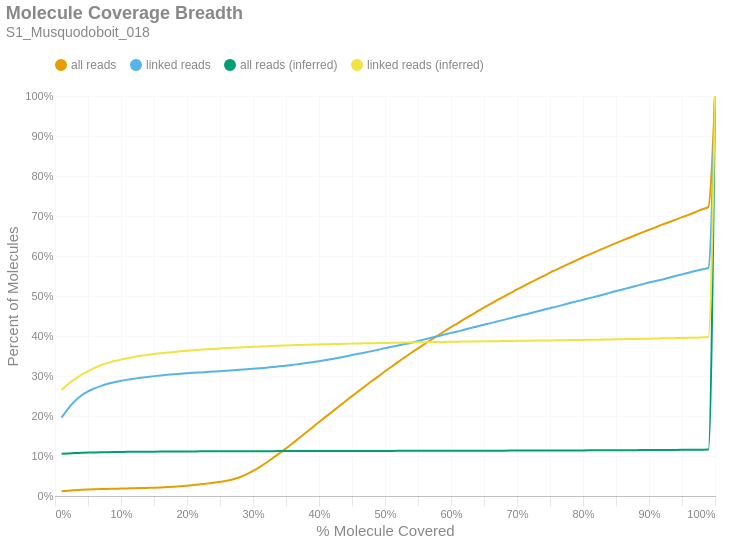

Source (notebook cell):
### Markdown cell above
### Molecule Read Coverage
This chart shows molecule coverage breadth as computed by the number of bases aligned to that molecule. In other words, "*how much of each unique long molecule is actually sequenced/aligned?*" Keep in mind there is a distinction between sequences and alignments, since some sequences belonging to a particular molecule may not align well and wouldn't appear in the alignment data. This chart also shows molecule coverage breadth as computed by the *inferred fragment* from which the aligned sequences originate. Unlike read coverage, this calculation takes into account the total insert size, including unsequenced gaps between the forward and reverse reads. Like the previous figures, these are cumulative percents.

### Code cell
if SKIPLR:
    print_html(f"Skipped")
else:
    binned_df = consolidated_hist(valids['coverage_bp'], mask, 0.01, True)
    binned_df_inf = consolidated_hist(valids['coverage_inserts'], mask, 0.01, True)
    binned_df = binned_df.with_columns(pl.lit(binned_df_inf['all reads (cumsum)']).alias('all reads (inferred)'))
    binned_df = binned_df.with_columns(pl.lit(binned_df_inf['linked reads (cumsum)']).alias('linked reads (inferred)'))
    binned_df = binned_df.with_columns(
        (pl.col('bin').cast(pl.Float64) + 0.01).alias('right_edge')
    )

    with SafeRender(binned_df):
        (
            density_plot(binned_df, 'Molecule Coverage Breadth', samplename, 'molcov', ['all reads (inferred)','linked reads (inferred)'])
            .encode(
                #x=alt.X('bin:Q', title="% Molecule Covered").axis(format = '%').scale(padding=0),
                x=alt.X('right_edge:Q', title="% Molecule Covered").axis(format='%').scale(padding=0),
                y=alt.Y('value:Q', title='Percent of Molecules')
                    .axis(format='%')
                    .stack(False)
                    .scale(domainMin=0, padding=0),
                color=alt.Color("key:N").scale(domain = ["all reads", "linked reads", "all reads (inferred)", "linked reads (inferred)"]),
                tooltip = [
                    alt.Tooltip("key:N", title = "Data Type"),
                    alt.Tooltip("range_label:N", title="% Molecule Covered"),
                    alt.Tooltip("value:Q", format = ".2%", title="% Molecules")
                ]
            )
        ).display()

### Figure 1 — Vega-Lite specification as saved in the notebook (floating-point values rounded to 4 significant figures)
{"width": "container", "height": 400, "config": {"title": {"anchor": "start", "dy": -15, "fontSize": 18, "color": "#888888", "subtitleColor": "#888888", "subtitleFontSize": 14}, "arc": {"fill": "#0072B2"}, "axis": {"domainColor": "#888888", "domainWidth": 0.5, "gridWidth": 0.2, "grid": false, "titleFontWeight": 400, "titleFontSize": 15, "labelFontSize": 11, "labelColor": "#888888", "tickColor": "#888888", "tickWidth": 0.2, "titleColor": "#888888"}, "axisBand": {"grid": false}, "axisX": {"grid": true, "tickSize": 10, "domainCap": "round"}, "axisY": {"domain": false, "grid": true, "tickSize": 0, "domainCap": "round"}, "background": "transparent", "header": {"labelFontSize": 15, "labelColor": "#888888", "titleFontSize": 15, "titleFontWeight": 600, "titleColor": "#888888"}, "legend": {"labelFont": "sans-serif", "labelFontSize": 12, "labelColor": "#888888", "symbolSize": 100, "symbolType": "circle", "titleFontSize": 12, "titlePadding": 10, "titleColor": "#888888", "title": null, "orient": "top"}, "range": {"category": ["#E69F00", "#56B4E9", "#009E73", "#F0E442", "#0072B2", "#D55E00", "#CC79A7", "#000000"], "diverging": ["#cfe8f3", "#a2d4ec", "#73bfe2", "#46abdb", "#1696d2", "#12719e"]}, "area": {"fill": "#0072B2", "fillOpacity": 0.7, "line": true, "strokeOpacity": 0.7}, "line": {"color": "#0072B2", "stroke": "#0072B2", "strokeWidth": 2}, "trail": {"color": "#0072B2", "stroke": "#0072B2", "strokeWidth": 0, "size": 1}, "point": {"filled": true, "fillOpacity": 1.0, "size": 95}, "text": {"color": "#888888", "fontSize": 11, "align": "right", "fontWeight": 400, "size": 11}, "bar": {"fill": "#0072B2", "stroke": null}, "view": {"stroke": null, "continuousWidth": 660, "continuousHeight": 400}}, "data": {"name": "data-a536ca469a45c8a3e1a704e8b2c90ff8"}, "mark": {"type": "line", "interpolate": "monotone", "point": {"opacity": 0, "size": 275}}, "encoding": {"color": {"field": "key", "scale": {"domain": ["all reads", "linked reads", "all reads (inferred)", "linked reads (inferred)"]}, "type": "nominal"}, "tooltip": [{"field": "key", "title": "Data Type", "type": "nominal"}, {"field": "range_label", "title": "% Molecule Covered", "type": "nominal"}, {"field": "value", "format": ".2%", "title": "% Molecules", "type": "quantitative"}], "x": {"axis": {"format": "%"}, "field": "right_edge", "scale": {"padding": 0}, "title": "% Molecule Covered", "type": "quantitative"}, "y": {"axis": {"format": "%"}, "field": "value", "scale": {"domainMin": 0, "padding": 0}, "stack": false, "title": "Percent of Molecules", "type": "quantitative"}}, "params": [{"name": "param_c36ac31b6afebe62", "select": {"type": "point", "fields": ["key"]}, "bind": "legend"}], "title": {"text": "Molecule Coverage Breadth", "subtitle": "S1_Musquodoboit_018"}, "transform": [{"fold": ["all reads (cumsum)", "linked reads (cumsum)", "all reads (inferred)", "linked reads (inferred)"]}, {"calculate": "replace(datum.key, ' (cumsum)', '')", "as": "key"}, {"filter": {"param": "param_c36ac31b6afebe62"}}], "usermeta": {"embedOptions": {"downloadFileName": "S1_Musquodoboit_018.molcov"}}, "$schema": "https://vega.github.io/schema/vega-lite/v6.1.0.json", "datasets": {"data-a536ca469a45c8a3e1a704e8b2c90ff8": [{"bin": "0.0", "interval": "0.0-0.01", "all reads": 0.01184, "linked reads": 0.196, "all reads (cumsum)": 0.01184, "linked reads (cumsum)": 0.196, "range_label": "0.0-0.01", "all reads (inferred)": 0.1057, "linked reads (inferred)": 0.2649, "right_edge": 0.01}, {"bin": "0.01", "interval": "0.01-0.02", "all reads": 0.001449, "linked reads": 0.0226, "all reads (cumsum)": 0.01329, "linked reads (cumsum)": 0.2186, "range_label": "0.01-0.02", "all reads (inferred)": 0.1065, "linked reads (inferred)": 0.2799, "right_edge": 0.02}, {"bin": "0.02", "interval": "0.02-0.03", "all reads": 0.001218, "linked reads": 0.01862, "all reads (cumsum)": 0.01451, "linked reads (cumsum)": 0.2372, "range_label": "0.02-0.03", "all reads (inferred)": 0.1072, "linked reads (inferred)": 0.2921, "right_edge": 0.03}, {"bin": "0.03", "interval": "0.03-0.04", "all reads": 0.00101, "linked reads": 0.01393, "all reads (cumsum)": 0.01552, "linked reads (cumsum)": 0.2512, "range_label": "0.03-0.04", "all reads (inferred)": 0.1078, "linked reads (inferred)": 0.303, "right_edge": 0.04}, {"bin": "0.04", "interval": "0.04-0.05", "all reads": 0.0007248, "linked reads": 0.01038, "all reads (cumsum)": 0.01624, "linked reads (cumsum)": 0.2615, "range_label": "0.04-0.05", "all reads (inferred)": 0.1085, "linked reads (inferred)": 0.312, "right_edge": 0.05}, {"bin": "0.05", "interval": "0.05-0.06", "all reads": 0.0006183, "linked reads": 0.007391, "all reads (cumsum)": 0.01686, "linked reads (cumsum)": 0.2689, "range_label": "0.05-0.06", "all reads (inferred)": 0.1089, "linked reads (inferred)": 0.3203, "right_edge": 0.06}, {"bin": "0.06", "interval": "0.06-0.07", "all reads": 0.0005127, "linked reads": 0.006502, "all reads (cumsum)": 0.01737, "linked reads (cumsum)": 0.2754, "range_label": "0.06-0.07", "all reads (inferred)": 0.1094, "linked reads (inferred)": 0.3276, "right_edge": 0.07}, {"bin": "0.07", "interval": "0.07-0.08", "all reads": 0.0004241, "linked reads": 0.00517, "all reads (cumsum)": 0.0178, "linked reads (cumsum)": 0.2806, "range_label": "0.07-0.08", "all reads (inferred)": 0.1097, "linked reads (inferred)": 0.3329, "right_edge": 0.08}, {"bin": "0.08", "interval": "0.08-0.09", "all reads": 0.0004053, "linked reads": 0.003731, "all reads (cumsum)": 0.0182, "linked reads (cumsum)": 0.2843, "range_label": "0.08-0.09", "all reads (inferred)": 0.1099, "linked reads (inferred)": 0.3373, "right_edge": 0.09}, {"bin": "0.09", "interval": "0.09-0.1", "all reads": 0.0004354, "linked reads": 0.003713, "all reads (cumsum)": 0.01864, "linked reads (cumsum)": 0.288, "range_label": "0.09-0.1", "all reads (inferred)": 0.1101, "linked reads (inferred)": 0.341, "right_edge": 0.1}, {"bin": "0.1", "interval": "0.1-0.11", "all reads": 0.0003723, "linked reads": 0.002896, "all reads (cumsum)": 0.01901, "linked reads (cumsum)": 0.2909, "range_label": "0.1-0.11", "all reads (inferred)": 0.1103, "linked reads (inferred)": 0.3445, "right_edge": 0.11}, {"bin": "0.11", "interval": "0.11-0.12", "all reads": 0.0003751, "linked reads": 0.002434, "all reads (cumsum)": 0.01939, "linked reads (cumsum)": 0.2934, "range_label": "0.11-0.12", "all reads (inferred)": 0.1105, "linked reads (inferred)": 0.3477, "right_edge": 0.12}, {"bin": "0.12", "interval": "0.12-0.13", "all reads": 0.0004269, "linked reads": 0.002381, "all reads (cumsum)": 0.01981, "linked reads (cumsum)": 0.2958, "range_label": "0.12-0.13", "all reads (inferred)": 0.1107, "linked reads (inferred)": 0.3505, "right_edge": 0.13}, {"bin": "0.13", "interval": "0.13-0.14", "all reads": 0.0004496, "linked reads": 0.001972, "all reads (cumsum)": 0.02026, "linked reads (cumsum)": 0.2977, "range_label": "0.13-0.14", "all reads (inferred)": 0.1108, "linked reads (inferred)": 0.3527, "right_edge": 0.14}, {"bin": "0.14", "interval": "0.14-0.15", "all reads": 0.0004901, "linked reads": 0.001954, "all reads (cumsum)": 0.02075, "linked reads (cumsum)": 0.2997, "range_label": "0.14-0.15", "all reads (inferred)": 0.1109, "linked reads (inferred)": 0.355, "right_edge": 0.15}, {"bin": "0.15", "interval": "0.15-0.16", "all reads": 0.0006503, "linked reads": 0.001706, "all reads (cumsum)": 0.0214, "linked reads (cumsum)": 0.3014, "range_label": "0.15-0.16", "all reads (inferred)": 0.111, "linked reads (inferred)": 0.3567, "right_edge": 0.16}, {"bin": "0.16", "interval": "0.16-0.17", "all reads": 0.0008049, "linked reads": 0.001528, "all reads (cumsum)": 0.02221, "linked reads (cumsum)": 0.3029, "range_label": "0.16-0.17", "all reads (inferred)": 0.1111, "linked reads (inferred)": 0.3586, "right_edge": 0.17}, {"bin": "0.17", "interval": "0.17-0.18", "all reads": 0.001026, "linked reads": 0.001404, "all reads (cumsum)": 0.02323, "linked reads (cumsum)": 0.3043, "range_label": "0.17-0.18", "all reads (inferred)": 0.1112, "linked reads (inferred)": 0.3601, "right_edge": 0.18}, {"bin": "0.18", "interval": "0.18-0.19", "all reads": 0.001248, "linked reads": 0.001297, "all reads (cumsum)": 0.02448, "linked reads (cumsum)": 0.3056, "range_label": "0.18-0.19", "all reads (inferred)": 0.1113, "linked reads (inferred)": 0.3617, "right_edge": 0.19}, {"bin": "0.19", "interval": "0.19-0.2", "all reads": 0.001339, "linked reads": 0.001137, "all reads (cumsum)": 0.02582, "linked reads (cumsum)": 0.3067, "range_label": "0.19-0.2", "all reads (inferred)": 0.1114, "linked reads (inferred)": 0.3631, "right_edge": 0.2}, {"bin": "0.2", "interval": "0.2-0.21", "all reads": 0.001524, "linked reads": 0.00135, "all reads (cumsum)": 0.02734, "linked reads (cumsum)": 0.3081, "range_label": "0.2-0.21", "all reads (inferred)": 0.1115, "linked reads (inferred)": 0.3645, "right_edge": 0.21}, {"bin": "0.21", "interval": "0.21-0.22", "all reads": 0.001757, "linked reads": 0.0008528, "all reads (cumsum)": 0.0291, "linked reads (cumsum)": 0.309, "range_label": "0.21-0.22", "all reads (inferred)": 0.1116, "linked reads (inferred)": 0.3658, "right_edge": 0.22}, {"bin": "0.22", "interval": "0.22-0.23", "all reads": 0.00185, "linked reads": 0.001048, "all reads (cumsum)": 0.03095, "linked reads (cumsum)": 0.31, "range_label": "0.22-0.23", "all reads (inferred)": 0.1116, "linked reads (inferred)": 0.3668, "right_edge": 0.23}, {"bin": "0.23", "interval": "0.23-0.24", "all reads": 0.002057, "linked reads": 0.001048, "all reads (cumsum)": 0.03301, "linked reads (cumsum)": 0.311, "range_label": "0.23-0.24", "all reads (inferred)": 0.1117, "linked reads (inferred)": 0.3677, "right_edge": 0.24}, {"bin": "0.24", "interval": "0.24-0.25", "all reads": 0.00239, "linked reads": 0.001066, "all reads (cumsum)": 0.0354, "linked reads (cumsum)": 0.3121, "range_label": "0.24-0.25", "all reads (inferred)": 0.1118, "linked reads (inferred)": 0.3687, "right_edge": 0.25}, {"bin": "0.25", "interval": "0.25-0.26", "all reads": 0.002692, "linked reads": 0.001137, "all reads (cumsum)": 0.03809, "linked reads (cumsum)": 0.3133, "range_label": "0.25-0.26", "all reads (inferred)": 0.1118, "linked reads (inferred)": 0.3698, "right_edge": 0.26}, {"bin": "0.26", "interval": "0.26-0.27", "all reads": 0.003594, "linked reads": 0.00103, "all reads (cumsum)": 0.04168, "linked reads (cumsum)": 0.3143, "range_label": "0.26-0.27", "all reads (inferred)": 0.1119, "linked reads (inferred)": 0.3707, "right_edge": 0.27}, {"bin": "0.27", "interval": "0.27-0.28", "all reads": 0.005178, "linked reads": 0.001173, "all reads (cumsum)": 0.04686, "linked reads (cumsum)": 0.3155, "range_label": "0.27-0.28", "all reads (inferred)": 0.1119, "linked reads (inferred)": 0.3715, "right_edge": 0.28}, {"bin": "0.28", "interval": "0.28-0.29", "all reads": 0.007023, "linked reads": 0.001368, "all reads (cumsum)": 0.05389, "linked reads (cumsum)": 0.3168, "range_label": "0.28-0.29", "all reads (inferred)": 0.112, "linked reads (inferred)": 0.3723, "right_edge": 0.29}, {"bin": "0.29", "interval": "0.29-0.3", "all reads": 0.008645, "linked reads": 0.001244, "all reads (cumsum)": 0.06253, "linked reads (cumsum)": 0.3181, "range_label": "0.29-0.3", "all reads (inferred)": 0.112, "linked reads (inferred)": 0.373, "right_edge": 0.3}, {"bin": "0.3", "interval": "0.3-0.31", "all reads": 0.0097, "linked reads": 0.001386, "all reads (cumsum)": 0.07223, "linked reads (cumsum)": 0.3195, "range_label": "0.3-0.31", "all reads (inferred)": 0.1121, "linked reads (inferred)": 0.3737, "right_edge": 0.31}, {"bin": "0.31", "interval": "0.31-0.32", "all reads": 0.0109, "linked reads": 0.001475, "all reads (cumsum)": 0.08313, "linked reads (cumsum)": 0.3209, "range_label": "0.31-0.32", "all reads (inferred)": 0.1121, "linked reads (inferred)": 0.3743, "right_edge": 0.32}, {"bin": "0.32", "interval": "0.32-0.33", "all reads": 0.01169, "linked reads": 0.001723, "all reads (cumsum)": 0.09482, "linked reads (cumsum)": 0.3226, "range_label": "0.32-0.33", "all reads (inferred)": 0.1122, "linked reads (inferred)": 0.3751, "right_edge": 0.33}, {"bin": "0.33", "interval": "0.33-0.34", "all reads": 0.01185, "linked reads": 0.00151, "all reads (cumsum)": 0.1067, "linked reads (cumsum)": 0.3242, "range_label": "0.33-0.34", "all reads (inferred)": 0.1122, "linked reads (inferred)": 0.3757, "right_edge": 0.34}, {"bin": "0.34", "interval": "0.34-0.35", "all reads": 0.01243, "linked reads": 0.001723, "all reads (cumsum)": 0.1191, "linked reads (cumsum)": 0.3259, "range_label": "0.34-0.35", "all reads (inferred)": 0.1122, "linked reads (inferred)": 0.3764, "right_edge": 0.35}, {"bin": "0.35", "interval": "0.35-0.36", "all reads": 0.01284, "linked reads": 0.001883, "all reads (cumsum)": 0.1319, "linked reads (cumsum)": 0.3278, "range_label": "0.35-0.36", "all reads (inferred)": 0.1123, "linked reads (inferred)": 0.377, "right_edge": 0.36}, {"bin": "0.36", "interval": "0.36-0.37", "all reads": 0.0129, "linked reads": 0.002345, "all reads (cumsum)": 0.1448, "linked reads (cumsum)": 0.3301, "range_label": "0.36-0.37", "all reads (inferred)": 0.1123, "linked reads (inferred)": 0.3776, "right_edge": 0.37}, {"bin": "0.37", "interval": "0.37-0.38", "all reads": 0.01325, "linked reads": 0.002132, "all reads (cumsum)": 0.1581, "linked reads (cumsum)": 0.3322, "range_label": "0.37-0.38", "all reads (inferred)": 0.1124, "linked reads (inferred)": 0.3781, "right_edge": 0.38}, {"bin": "0.38", "interval": "0.38-0.39", "all reads": 0.01325, "linked reads": 0.002185, "all reads (cumsum)": 0.1713, "linked reads (cumsum)": 0.3344, "range_label": "0.38-0.39", "all reads (inferred)": 0.1124, "linked reads (inferred)": 0.3785, "right_edge": 0.39}, {"bin": "0.39", "interval": "0.39-0.4", "all reads": 0.01351, "linked reads": 0.002558, "all reads (cumsum)": 0.1848, "linked reads (cumsum)": 0.337, "range_label": "0.39-0.4", "all reads (inferred)": 0.1124, "linked reads (inferred)": 0.3789, "right_edge": 0.4}, {"bin": "0.4", "interval": "0.4-0.41", "all reads": 0.01294, "linked reads": 0.002789, "all reads (cumsum)": 0.1978, "linked reads (cumsum)": 0.3398, "range_label": "0.4-0.41", "all reads (inferred)": 0.1125, "linked reads (inferred)": 0.3793, "right_edge": 0.41}, {"bin": "0.41", "interval": "0.41-0.42", "all reads": 0.01303, "linked reads": 0.002772, "all reads (cumsum)": 0.2108, "linked reads (cumsum)": 0.3425, "range_label": "0.41-0.42", "all reads (inferred)": 0.1125, "linked reads (inferred)": 0.3797, "right_edge": 0.42}, {"bin": "0.42", "interval": "0.42-0.43", "all reads": 0.01307, "linked reads": 0.003233, "all reads (cumsum)": 0.2239, "linked reads (cumsum)": 0.3458, "range_label": "0.42-0.43", "all reads (inferred)": 0.1125, "linked reads (inferred)": 0.3802, "right_edge": 0.43}, {"bin": "0.43", "interval": "0.43-0.44", "all reads": 0.01289, "linked reads": 0.003038, "all reads (cumsum)": 0.2368, "linked reads (cumsum)": 0.3488, "range_label": "0.43-0.44", "all reads (inferred)": 0.1126, "linked reads (inferred)": 0.3806, "right_edge": 0.44}, {"bin": "0.44", "interval": "0.44-0.45", "all reads": 0.01286, "linked reads": 0.003429, "all reads (cumsum)": 0.2496, "linked reads (cumsum)": 0.3522, "range_label": "0.44-0.45", "all reads (inferred)": 0.1126, "linked reads (inferred)": 0.381, "right_edge": 0.45}, {"bin": "0.45", "interval": "0.45-0.46", "all reads": 0.01256, "linked reads": 0.003304, "all reads (cumsum)": 0.2622, "linked reads (cumsum)": 0.3556, "range_label": "0.45-0.46", "all reads (inferred)": 0.1126, "linked reads (inferred)": 0.3814, "right_edge": 0.46}, {"bin": "0.46", "interval": "0.46-0.47", "all reads": 0.01252, "linked reads": 0.003198, "all reads (cumsum)": 0.2747, "linked reads (cumsum)": 0.3588, "range_label": "0.46-0.47", "all reads (inferred)": 0.1127, "linked reads (inferred)": 0.3817, "right_edge": 0.47}, {"bin": "0.47", "interval": "0.47-0.48", "all reads": 0.01266, "linked reads": 0.003393, "all reads (cumsum)": 0.2874, "linked reads (cumsum)": 0.3621, "range_label": "0.47-0.48", "all reads (inferred)": 0.1127, "linked reads (inferred)": 0.3819, "right_edge": 0.48}, {"bin": "0.48", "interval": "0.48-0.49", "all reads": 0.01168, "linked reads": 0.003589, "all reads (cumsum)": 0.299, "linked reads (cumsum)": 0.3657, "range_label": "0.48-0.49", "all reads (inferred)": 0.1127, "linked reads (inferred)": 0.3823, "right_edge": 0.49}, {"bin": "0.49", "interval": "0.49-0.5", "all reads": 0.01299, "linked reads": 0.003464, "all reads (cumsum)": 0.312, "linked reads (cumsum)": 0.3692, "range_label": "0.49-0.5", "all reads (inferred)": 0.1128, "linked reads (inferred)": 0.3826, "right_edge": 0.5}, {"bin": "0.5", "interval": "0.5-0.51", "all reads": 0.01097, "linked reads": 0.00382, "all reads (cumsum)": 0.323, "linked reads (cumsum)": 0.373, "range_label": "0.5-0.51", "all reads (inferred)": 0.1128, "linked reads (inferred)": 0.3829, "right_edge": 0.51}, {"bin": "0.51", "interval": "0.51-0.52", "all reads": 0.01216, "linked reads": 0.003482, "all reads (cumsum)": 0.3352, "linked reads (cumsum)": 0.3765, "range_label": "0.51-0.52", "all reads (inferred)": 0.1128, "linked reads (inferred)": 0.3832, "right_edge": 0.52}, {"bin": "0.52", "interval": "0.52-0.53", "all reads": 0.01145, "linked reads": 0.003251, "all reads (cumsum)": 0.3466, "linked reads (cumsum)": 0.3798, "range_label": "0.52-0.53", "all reads (inferred)": 0.1129, "linked reads (inferred)": 0.3835, "right_edge": 0.53}, {"bin": "0.53", "interval": "0.53-0.54", "all reads": 0.01141, "linked reads": 0.003535, "all reads (cumsum)": 0.358, "linked reads (cumsum)": 0.3833, "range_label": "0.53-0.54", "all reads (inferred)": 0.1129, "linked reads (inferred)": 0.3838, "right_edge": 0.54}, {"bin": "0.54", "interval": "0.54-0.55", "all reads": 0.01088, "linked reads": 0.003997, "all reads (cumsum)": 0.3689, "linked reads (cumsum)": 0.3873, "range_label": "0.54-0.55", "all reads (inferred)": 0.1129, "linked reads (inferred)": 0.3841, "right_edge": 0.55}, {"bin": "0.55", "interval": "0.55-0.56", "all reads": 0.01103, "linked reads": 0.004335, "all reads (cumsum)": 0.3799, "linked reads (cumsum)": 0.3916, "range_label": "0.55-0.56", "all reads (inferred)": 0.113, "linked reads (inferred)": 0.3844, "right_edge": 0.56}, {"bin": "0.56", "interval": "0.56-0.57", "all reads": 0.01079, "linked reads": 0.004051, "all reads (cumsum)": 0.3907, "linked reads (cumsum)": 0.3957, "range_label": "0.56-0.57", "all reads (inferred)": 0.113, "linked reads (inferred)": 0.3847, "right_edge": 0.57}, {"bin": "0.57", "interval": "0.57-0.58", "all reads": 0.01057, "linked reads": 0.003873, "all reads (cumsum)": 0.4013, "linked reads (cumsum)": 0.3995, "range_label": "0.57-0.58", "all reads (inferred)": 0.113, "linked reads (inferred)": 0.3851, "right_edge": 0.58}, {"bin": "0.58", "interval": "0.58-0.59", "all reads": 0.01054, "linked reads": 0.00398, "all reads (cumsum)": 0.4118, "linked reads (cumsum)": 0.4035, "range_label": "0.58-0.59", "all reads (inferred)": 0.1131, "linked reads (inferred)": 0.3853, "right_edge": 0.59}, {"bin": "0.59", "interval": "0.59-0.6", "all reads": 0.01042, "linked reads": 0.004282, "all reads (cumsum)": 0.4222, "linked reads (cumsum)": 0.4078, "range_label": "0.59-0.6", "all reads (inferred)": 0.1131, "linked reads (inferred)": 0.3855, "right_edge": 0.6}, {"bin": "0.6", "interval": "0.6-0.61", "all reads": 0.009558, "linked reads": 0.003624, "all reads (cumsum)": 0.4318, "linked reads (cumsum)": 0.4114, "range_label": "0.6-0.61", "all reads (inferred)": 0.1131, "linked reads (inferred)": 0.3858, "right_edge": 0.61}, {"bin": "0.61", "interval": "0.61-0.62", "all reads": 0.0103, "linked reads": 0.004264, "all reads (cumsum)": 0.4421, "linked reads (cumsum)": 0.4157, "range_label": "0.61-0.62", "all reads (inferred)": 0.1132, "linked reads (inferred)": 0.3862, "right_edge": 0.62}, {"bin": "0.62", "interval": "0.62-0.63", "all reads": 0.009624, "linked reads": 0.004211, "all reads (cumsum)": 0.4517, "linked reads (cumsum)": 0.4199, "range_label": "0.62-0.63", "all reads (inferred)": 0.1132, "linked reads (inferred)": 0.3863, "right_edge": 0.63}, {"bin": "0.63", "interval": "0.63-0.64", "all reads": 0.009618, "linked reads": 0.003944, "all reads (cumsum)": 0.4613, "linked reads (cumsum)": 0.4238, "range_label": "0.63-0.64", "all reads (inferred)": 0.1133, "linked reads (inferred)": 0.3865, "right_edge": 0.64}, {"bin": "0.64", "interval": "0.64-0.65", "all reads": 0.009319, "linked reads": 0.004477, "all reads (cumsum)": 0.4707, "linked reads (cumsum)": 0.4283, "range_label": "0.64-0.65", "all reads (inferred)": 0.1133, "linked reads (inferred)": 0.3868, "right_edge": 0.65}, {"bin": "0.65", "interval": "0.65-0.66", "all reads": 0.009773, "linked reads": 0.003926, "all reads (cumsum)": 0.4804, "linked reads (cumsum)": 0.4322, "range_label": "0.65-0.66", "all reads (inferred)": 0.1134, "linked reads (inferred)": 0.387, "right_edge": 0.66}, {"bin": "0.66", "interval": "0.66-0.67", "all reads": 0.009086, "linked reads": 0.004068, "all reads (cumsum)": 0.4895, "linked reads (cumsum)": 0.4363, "range_label": "0.66-0.67", "all reads (inferred)": 0.1134, "linked reads (inferred)": 0.3871, "right_edge": 0.67}, {"bin": "0.67", "interval": "0.67-0.68", "all reads": 0.009101, "linked reads": 0.004033, "all reads (cumsum)": 0.4986, "linked reads (cumsum)": 0.4404, "range_label": "0.67-0.68", "all reads (inferred)": 0.1134, "linked reads (inferred)": 0.3873, "right_edge": 0.68}, {"bin": "0.68", "interval": "0.68-0.69", "all reads": 0.00884, "linked reads": 0.004335, "all reads (cumsum)": 0.5075, "linked reads (cumsum)": 0.4447, "range_label": "0.68-0.69", "all reads (inferred)": 0.1135, "linked reads (inferred)": 0.3876, "right_edge": 0.69}, {"bin": "0.69", "interval": "0.69-0.7", "all reads": 0.009019, "linked reads": 0.004175, "all reads (cumsum)": 0.5165, "linked reads (cumsum)": 0.4489, "range_label": "0.69-0.7", "all reads (inferred)": 0.1135, "linked reads (inferred)": 0.3879, "right_edge": 0.7}, {"bin": "0.7", "interval": "0.7-0.71", "all reads": 0.008459, "linked reads": 0.004264, "all reads (cumsum)": 0.5249, "linked reads (cumsum)": 0.4531, "range_label": "0.7-0.71", "all reads (inferred)": 0.1135, "linked reads (inferred)": 0.388, "right_edge": 0.71}, {"bin": "0.71", "interval": "0.71-0.72", "all reads": 0.00832, "linked reads": 0.003909, "all reads (cumsum)": 0.5333, "linked reads (cumsum)": 0.457, "range_label": "0.71-0.72", "all reads (inferred)": 0.1136, "linked reads (inferred)": 0.3883, "right_edge": 0.72}, {"bin": "0.72", "interval": "0.72-0.73", "all reads": 0.008401, "linked reads": 0.004122, "all reads (cumsum)": 0.5417, "linked reads (cumsum)": 0.4612, "range_label": "0.72-0.73", "all reads (inferred)": 0.1136, "linked reads (inferred)": 0.3885, "right_edge": 0.73}, {"bin": "0.73", "interval": "0.73-0.74", "all reads": 0.00815, "linked reads": 0.004388, "all reads (cumsum)": 0.5498, "linked reads (cumsum)": 0.4655, "range_label": "0.73-0.74", "all reads (inferred)": 0.1137, "linked reads (inferred)": 0.3887, "right_edge": 0.74}, {"bin": "0.74", "interval": "0.74-0.75", "all reads": 0.008566, "linked reads": 0.003997, "all reads (cumsum)": 0.5584, "linked reads (cumsum)": 0.4695, "range_label": "0.74-0.75", "all reads (inferred)": 0.1137, "linked reads (inferred)": 0.389, "right_edge": 0.75}, {"bin": "0.75", "interval": "0.75-0.76", "all reads": 0.007719, "linked reads": 0.003909, "all reads (cumsum)": 0.5661, "linked reads (cumsum)": 0.4734, "range_label": "0.75-0.76", "all reads (inferred)": 0.1138, "linked reads (inferred)": 0.3891, "right_edge": 0.76}, {"bin": "0.76", "interval": "0.76-0.77", "all reads": 0.007839, "linked reads": 0.004317, "all reads (cumsum)": 0.5739, "linked reads (cumsum)": 0.4778, "range_label": "0.76-0.77", "all reads (inferred)": 0.1139, "linked reads (inferred)": 0.3895, "right_edge": 0.77}, {"bin": "0.77", "interval": "0.77-0.78", "all reads": 0.007604, "linked reads": 0.004566, "all reads (cumsum)": 0.5815, "linked reads (cumsum)": 0.4823, "range_label": "0.77-0.78", "all reads (inferred)": 0.1139, "linked reads (inferred)": 0.3898, "right_edge": 0.78}, {"bin": "0.78", "interval": "0.78-0.79", "all reads": 0.007618, "linked reads": 0.004193, "all reads (cumsum)": 0.5892, "linked reads (cumsum)": 0.4865, "range_label": "0.78-0.79", "all reads (inferred)": 0.114, "linked reads (inferred)": 0.3901, "right_edge": 0.79}, {"bin": "0.79", "interval": "0.79-0.8", "all reads": 0.007744, "linked reads": 0.004104, "all reads (cumsum)": 0.5969, "linked reads (cumsum)": 0.4906, "range_label": "0.79-0.8", "all reads (inferred)": 0.114, "linked reads (inferred)": 0.3902, "right_edge": 0.8}, {"bin": "0.8", "interval": "0.8-0.81", "all reads": 0.007075, "linked reads": 0.004068, "all reads (cumsum)": 0.604, "linked reads (cumsum)": 0.4947, "range_label": "0.8-0.81", "all reads (inferred)": 0.1141, "linked reads (inferred)": 0.3905, "right_edge": 0.81}, {"bin": "0.81", "interval": "0.81-0.82", "all reads": 0.007135, "linked reads": 0.004086, "all reads (cumsum)": 0.6111, "linked reads (cumsum)": 0.4988, "range_label": "0.81-0.82", "all reads (inferred)": 0.1142, "linked reads (inferred)": 0.3906, "right_edge": 0.82}, {"bin": "0.82", "interval": "0.82-0.83", "all reads": 0.00719, "linked reads": 0.004299, "all reads (cumsum)": 0.6183, "linked reads (cumsum)": 0.5031, "range_label": "0.82-0.83", "all reads (inferred)": 0.1142, "linked reads (inferred)": 0.391, "right_edge": 0.83}, {"bin": "0.83", "interval": "0.83-0.84", "all reads": 0.007116, "linked reads": 0.00469, "all reads (cumsum)": 0.6254, "linked reads (cumsum)": 0.5078, "range_label": "0.83-0.84", "all reads (inferred)": 0.1143, "linked reads (inferred)": 0.3914, "right_edge": 0.84}, {"bin": "0.84", "interval": "0.84-0.85", "all reads": 0.006827, "linked reads": 0.004708, "all reads (cumsum)": 0.6322, "linked reads (cumsum)": 0.5125, "range_label": "0.84-0.85", "all reads (inferred)": 0.1144, "linked reads (inferred)": 0.3917, "right_edge": 0.85}, {"bin": "0.85", "interval": "0.85-0.86", "all reads": 0.006852, "linked reads": 0.003873, "all reads (cumsum)": 0.6391, "linked reads (cumsum)": 0.5164, "range_label": "0.85-0.86", "all reads (inferred)": 0.1145, "linked reads (inferred)": 0.3921, "right_edge": 0.86}, {"bin": "0.86", "interval": "0.86-0.87", "all reads": 0.006628, "linked reads": 0.004424, "all reads (cumsum)": 0.6457, "linked reads (cumsum)": 0.5208, "range_label": "0.86-0.87", "all reads (inferred)": 0.1146, "linked reads (inferred)": 0.3924, "right_edge": 0.87}, {"bin": "0.87", "interval": "0.87-0.88", "all reads": 0.006662, "linked reads": 0.004282, "all reads (cumsum)": 0.6524, "linked reads (cumsum)": 0.5251, "range_label": "0.87-0.88", "all reads (inferred)": 0.1147, "linked reads (inferred)": 0.3928, "right_edge": 0.88}, {"bin": "0.88", "interval": "0.88-0.89", "all reads": 0.006613, "linked reads": 0.004282, "all reads (cumsum)": 0.659, "linked reads (cumsum)": 0.5293, "range_label": "0.88-0.89", "all reads (inferred)": 0.1147, "linked reads (inferred)": 0.3931, "right_edge": 0.89}, {"bin": "0.89", "interval": "0.89-0.9", "all reads": 0.006583, "linked reads": 0.004193, "all reads (cumsum)": 0.6656, "linked reads (cumsum)": 0.5335, "range_label": "0.89-0.9", "all reads (inferred)": 0.1148, "linked reads (inferred)": 0.3934, "right_edge": 0.9}, {"bin": "0.9", "interval": "0.9-0.91", "all reads": 0.006032, "linked reads": 0.003802, "all reads (cumsum)": 0.6716, "linked reads (cumsum)": 0.5373, "range_label": "0.9-0.91", "all reads (inferred)": 0.1149, "linked reads (inferred)": 0.3937, "right_edge": 0.91}, {"bin": "0.91", "interval": "0.91-0.92", "all reads": 0.006844, "linked reads": 0.003766, "all reads (cumsum)": 0.6785, "linked reads (cumsum)": 0.5411, "range_label": "0.91-0.92", "all reads (inferred)": 0.115, "linked reads (inferred)": 0.3942, "right_edge": 0.92}, {"bin": "0.92", "interval": "0.92-0.93", "all reads": 0.00581, "linked reads": 0.004424, "all reads (cumsum)": 0.6843, "linked reads (cumsum)": 0.5455, "range_label": "0.92-0.93", "all reads (inferred)": 0.1151, "linked reads (inferred)": 0.3944, "right_edge": 0.93}, {"bin": "0.93", "interval": "0.93-0.94", "all reads": 0.006267, "linked reads": 0.004282, "all reads (cumsum)": 0.6905, "linked reads (cumsum)": 0.5498, "range_label": "0.93-0.94", "all reads (inferred)": 0.1153, "linked reads (inferred)": 0.3947, "right_edge": 0.94}, {"bin": "0.94", "interval": "0.94-0.95", "all reads": 0.006753, "linked reads": 0.004228, "all reads (cumsum)": 0.6973, "linked reads (cumsum)": 0.554, "range_label": "0.94-0.95", "all reads (inferred)": 0.1154, "linked reads (inferred)": 0.395, "right_edge": 0.95}, {"bin": "0.95", "interval": "0.95-0.96", "all reads": 0.005505, "linked reads": 0.004175, "all reads (cumsum)": 0.7028, "linked reads (cumsum)": 0.5582, "range_label": "0.95-0.96", "all reads (inferred)": 0.1155, "linked reads (inferred)": 0.3955, "right_edge": 0.96}, {"bin": "0.96", "interval": "0.96-0.97", "all reads": 0.006596, "linked reads": 0.004228, "all reads (cumsum)": 0.7094, "linked reads (cumsum)": 0.5624, "range_label": "0.96-0.97", "all reads (inferred)": 0.1157, "linked reads (inferred)": 0.3959, "right_edge": 0.97}, {"bin": "0.97", "interval": "0.97-0.98", "all reads": 0.006912, "linked reads": 0.003997, "all reads (cumsum)": 0.7163, "linked reads (cumsum)": 0.5664, "range_label": "0.97-0.98", "all reads (inferred)": 0.1158, "linked reads (inferred)": 0.3965, "right_edge": 0.98}, {"bin": "0.98", "interval": "0.98-0.99", "all reads": 0.006459, "linked reads": 0.004015, "all reads (cumsum)": 0.7228, "linked reads (cumsum)": 0.5705, "range_label": "0.98-0.99", "all reads (inferred)": 0.1161, "linked reads (inferred)": 0.3972, "right_edge": 0.99}, {"bin": "0.99", "interval": "0.99-1.0", "all reads": 0.2772, "linked reads": 0.4295, "all reads (cumsum)": 1.0, "linked reads (cumsum)": 1.0, "range_label": "0.99-1.0", "all reads (inferred)": 1.0, "linked reads (inferred)": 1.0, "right_edge": 1.0}]}}
